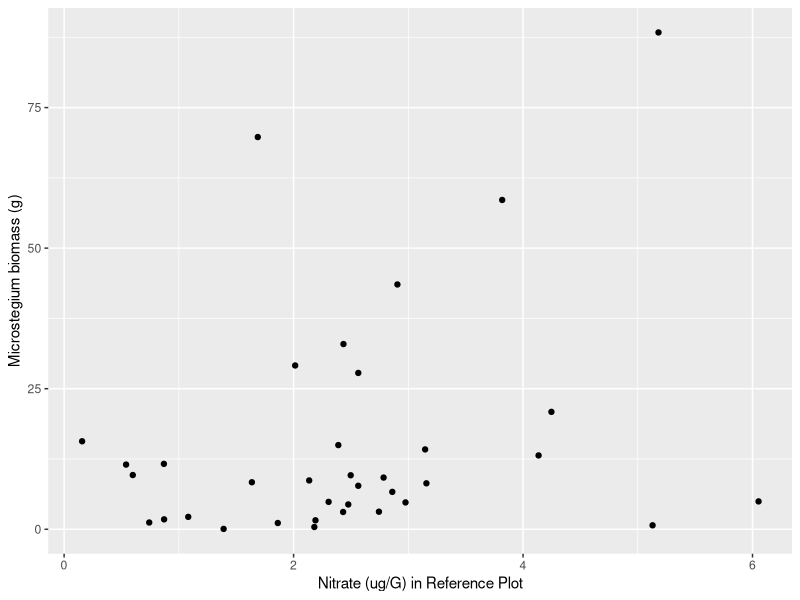
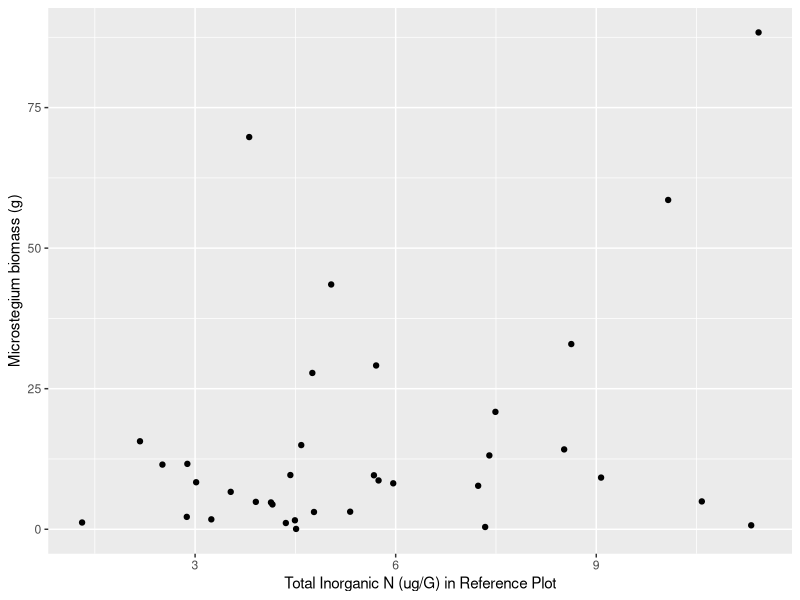
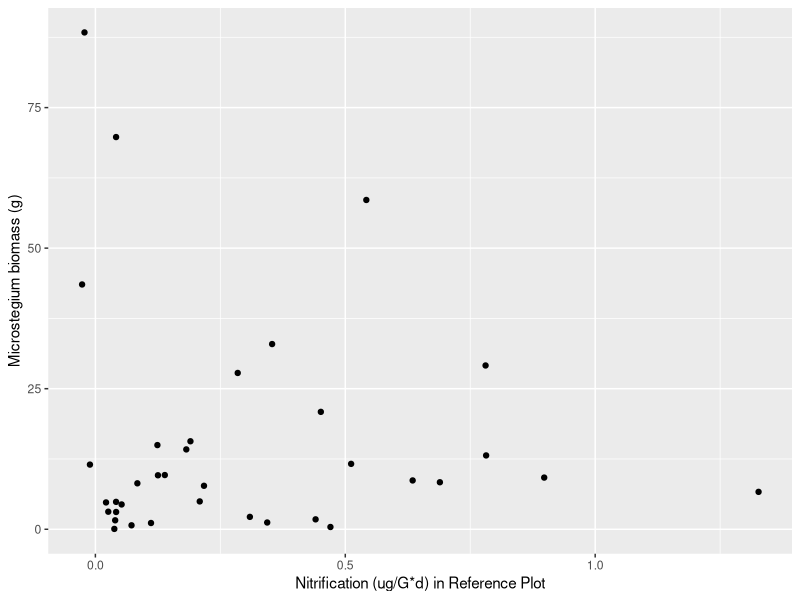
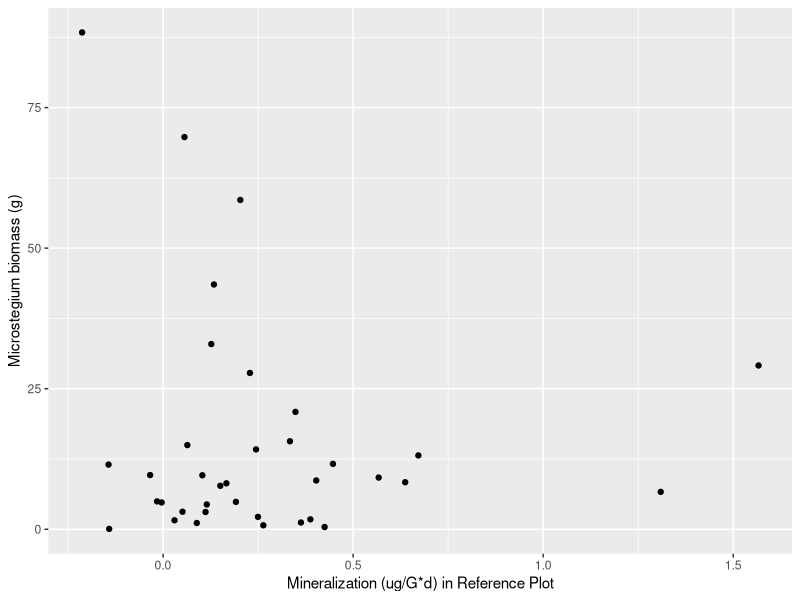
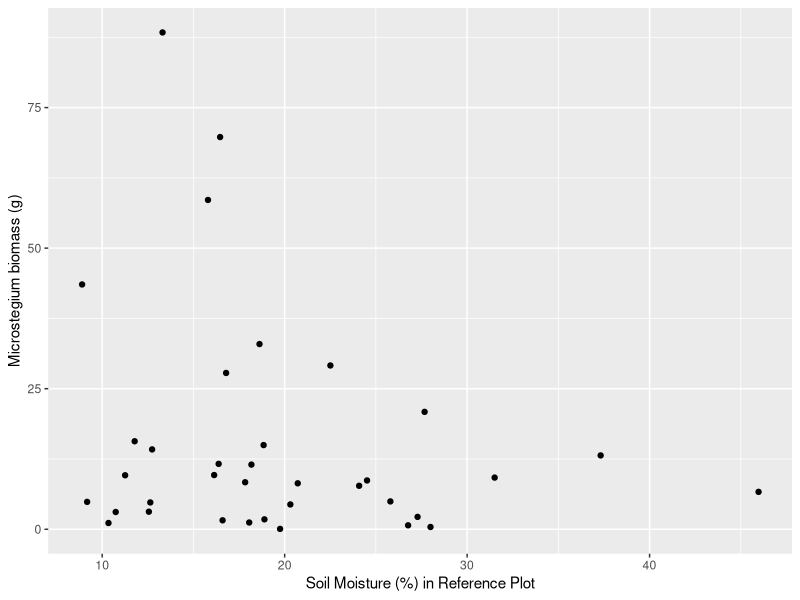

The R source for these figures, in order:
#question1.R
#files needed: tab-delim files in 'e8DataPackage_080314_clean' folder
#question1: How does invader biomass vary across resource availability?

#########################################################
#load data

#soil data (sd)
sd<-read.table("e8DataPackage_080314_clean/e8_plothalfSoilData_clean.txt",header=TRUE,sep="\t")
sd_dic<-read.table("e8DataPackage_080314_clean/e8_plothalfSoilData_dictionary_clean.txt",header=TRUE,sep="\t")

#veg data (vd)
vd<-read.table("e8DataPackage_080314_clean/e8_plothalfVegData_clean.txt",header=TRUE,sep="\t")
vd_dic<-read.table("e8DataPackage_080314_clean/e8_plothalfVegData_dictionary_clean.txt",header=TRUE,sep="\t")


#########################################################
#Make dataframe to plot: invader biomass vs native subplot resource availability
library(dplyr)

#pull out just the invaded rows of data
vdt1<-filter(vd,inv == "I")
#make a df with just 2012 and 2013 data
vdt2<-filter(vdt1,year != "2011")
dim(vdt2)

#pull out just the native rows of data
sdt1<-filter(sd,inv == "N") 
#make a df for the top depth
sdt2<-filter(sdt1,depth == "T") 
dim(sdt2)

#merge the veg and soil dfs by plotid
test<-cbind(sdt2[,'plotid'],vdt2[,'plotid'])
test #are plotid rows aligned? yes.
colnames(sdt2); colnames(vdt2)

sv<-cbind(sdt2[,c(1,3:16)], yrplotname=sdt2[,18], vdt2[,7:11], total=vdt2[,16])
View(sv)

#########################################################
#Plot: invader biomass vs native subplot resource availability... color points by year
library(ggplot2)
str(sv)
sv$year<-as.factor(sv$year)

soil_shortname<-c('noi','toti','nitrifd','minzd','soilmoi')
soil_longname<-c('Nitrate (ug/G) in Reference Plot','Total Inorganic N (ug/G) in Reference Plot','Nitrification (ug/G*d) in Reference Plot','Mineralization (ug/G*d) in Reference Plot','Soil Moisture (%) in Reference Plot')

colnames(sv)
i<-0
for (i in 1:length(soil_shortname)){
  p<-ggplot(sv,aes(sv[,soil_shortname[i]], y = mv)) + geom_point() + 
    xlab(soil_longname[i]) + ylab("Microstegium biomass (g)")
  print(p)
}



